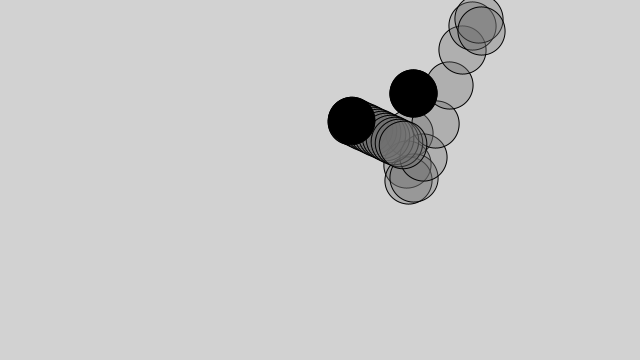
Frame 1 (no input)
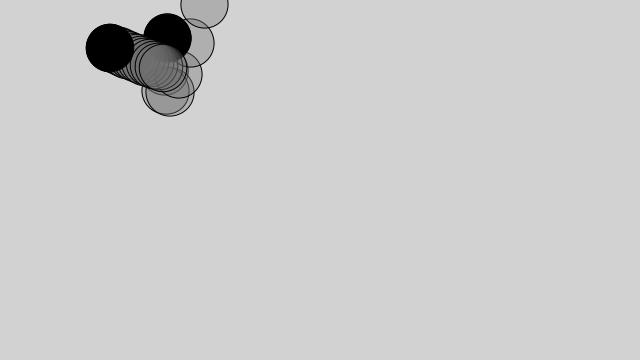
Frame 60 (the mouse pressed at the canvas centre just before this capture)
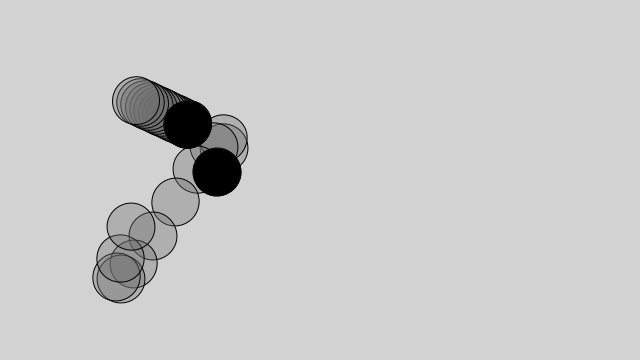
Frame 120 (the mouse held since frame 60 and released just before this capture)

The Processing sketch that drew these frames (run headless with seeded random() and noise(); from frame 60 on, the mouse is pressed at the canvas centre):

// Processing sketch: snake
// ── snake.pde
class Wave {
  float xSpacing, angSpacing;
  float angle, angVel;
  float amplitude, wlength;
  float r;
  PVector loc, vel, acc;
  
  Wave(float _x, float _y) {
    // input variables
    loc = new PVector(_x, _y); // location (centered)
    
    // random variables
    angSpacing = floor(random(1, 11)) / 100.0; // zoom sampling selection. constrain(0.1, 0.01) 
    angVel = floor(random(1, 41)) / 100.0; // undulation speed. constrain(0.4. 0.01)
    amplitude = random(10, 100); // height of wave. constrain(10, 100)
    wlength = random(10, 150); // length of wave. constrain(10, 150)
    xSpacing = random(2, 8); // number of points sampled. constrain(2, 8)
   
    // fixed variables
    angle = 0;
    r = 10 * xSpacing; // size of sample points.
    
    // calculated variables
    vel = new PVector(0, 0);
    acc = new PVector(0, 0);
    }
  
  void update() {
    PVector mouse = new PVector(mouseX, mouseY);
    acc = PVector.sub(mouse, loc);
    acc.setMag(0.25);
    
    vel.add(acc);
    vel.limit(5);
    loc.add(vel);
  }
  
  void displayHeadBob() {
    pushMatrix();
    translate(loc.x, loc.y);
    rotate(vel.heading());
    fill(110, 90);
    for (float x = 0; x >= -wlength; x -= xSpacing) {
      float y = map(sin( (angSpacing * x) + angle), -1, 1, -amplitude, amplitude);
      ellipse(x, y, r, r);
    }
    fill(0);
    ellipse(0, map(sin((angSpacing * 0) + angle), -1, 1, -amplitude, amplitude), r, r); // draw head at first point
    popMatrix();
    angle += angVel;
  }
  
  void displayFixedHead() {
    
    pushMatrix();
    translate(loc.x, loc.y);
    rotate(vel.heading());
    
    pushMatrix();
    translate(0, map(sin(angle), -1, 1, -amplitude, amplitude) * -1); // reverse y-displacement of first point 
    fill(110, 90);
    for (float x = 0; x >= -wlength; x -= xSpacing) {
      float y = map(sin( (angSpacing * x) + angle), -1, 1, -amplitude, amplitude);
      ellipse(x, y, r, r);
    }
    popMatrix();
    
    fill(0);
    ellipse(0, 0, r, r); // draw head at loc
    popMatrix();
    angle += angVel;
  }
  
}

// ── main.pde
Wave w, v;

void setup(){
  size(640, 360);
  w = new Wave(random(width), random(height));
  v = new Wave(random(width), random(height));
}

void draw(){
  background(210);
  w.update();
  w.displayFixedHead();
  
  v.update();
  v.displayHeadBob();
}
